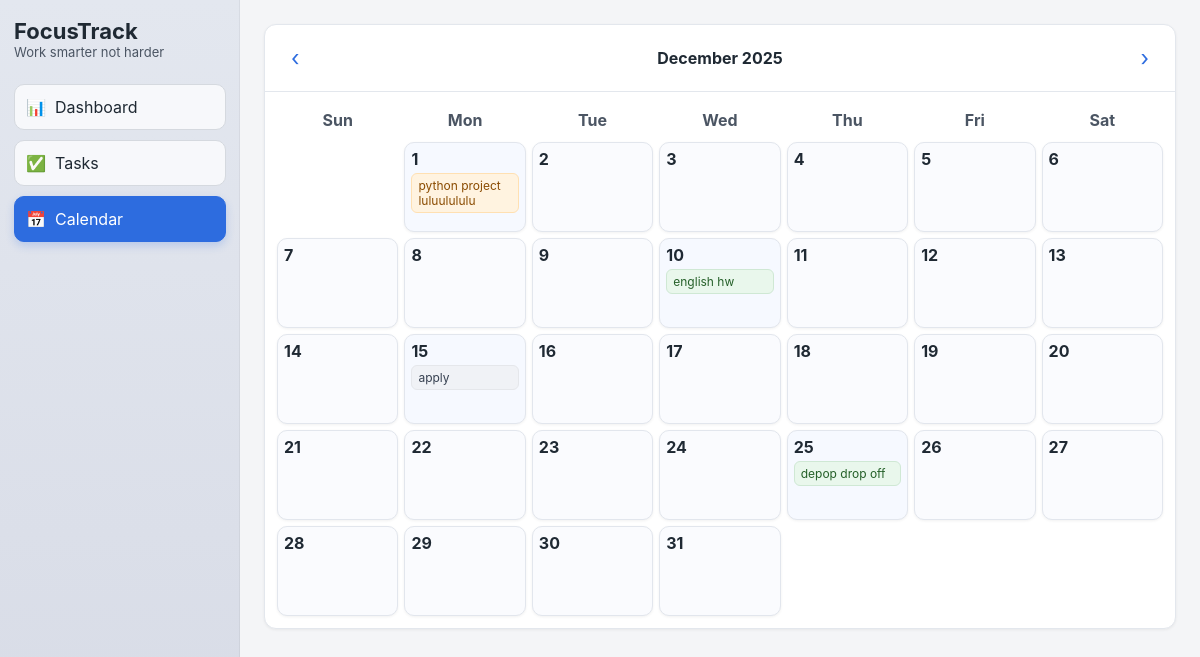
/calendar?year=2025&month=12, run on the app's committed database.
### models.py (models this page shows, shortened)
class BaseModel(Base):
    __abstract__ = True
    id = Column(Integer, primary_key=True)

class Task(BaseModel):
    __tablename__ = "tasks"
    title = Column(String, nullable=False)
    description = Column(String)
    due_date = Column(String)
    priority = Column(String)
    status = Column(String)
    created_at = Column(String)
    category_id = Column(Integer, ForeignKey("categories.id"))
    category = relationship("Category", back_populates="tasks")
    reminders = relationship(
        "Reminder",
        back_populates="task",
        cascade="all, delete-orphan",
    )

### main.py (the view)
@app.route("/calendar", endpoint="calendar")
def calendar_view():
    today = date.today()
    year = request.args.get("year", type=int) or today.year
    month = request.args.get("month", type=int) or today.month
    cal = calendar.Calendar(firstweekday=6)
    weeks = cal.monthdayscalendar(year, month)
    tasks_by_date = {}
    for task in task_manager.list_tasks():
        if task.due_date:
            try:
                d = datetime.strptime(task.due_date, "%Y-%m-%d").date()
                tasks_by_date.setdefault(d, []).append(task)
            except Exception:
                pass
    if month == 1:
        prev_year, prev_month = year - 1, 12
    else:
        prev_year, prev_month = year, month - 1
    if month == 12:
        next_year, next_month = year + 1, 1
    else:
        next_year, next_month = year, month + 1
    return render_template(
        "calendar.html",
        active_page="calendar",
        year=year,
        month=month,
        month_name=calendar.month_name[month],
        weeks=weeks,
        tasks_by_date=tasks_by_date,
        today=today,
        prev_year=prev_year,
        prev_month=prev_month,
        next_year=next_year,
        next_month=next_month,
        date=date,
    )

### managers.py (called while the page is built)
    def list_tasks(self, status=None):
        stmt = select(Task)
        if status and status in self.VALID_STATUS:
            stmt = stmt.where(Task.status == status)
        stmt = stmt.order_by(Task.due_date)
        tasks = self.session.execute(stmt).scalars().all()
        for task in tasks:
            _ = task.category.name if task.category else None
        return tasks

### templates/calendar.html
{% extends "base.html" %}
{% block content %}
<div class="page">
  <div class="card calendar-card">
    <div class="calendar-header">
      <a class="cal-nav" href="{{ url_for('calendar', year=prev_year, month=prev_month) }}">‹</a>
      <div class="cal-title">{{ month_name }} {{ year }}</div>
      <a class="cal-nav" href="{{ url_for('calendar', year=next_year, month=next_month) }}">›</a>
    </div>
    <div class="calendar-grid">
      <div class="calendar-day-name">Sun</div>
      <div class="calendar-day-name">Mon</div>
      <div class="calendar-day-name">Tue</div>
      <div class="calendar-day-name">Wed</div>
      <div class="calendar-day-name">Thu</div>
      <div class="calendar-day-name">Fri</div>
      <div class="calendar-day-name">Sat</div>
      {% for week in weeks %}
        {% for day in week %}
          {% if day == 0 %}
            <div class="calendar-cell empty"></div>
          {% else %}
            {% set cell_date = date(year, month, day) %}
            {% set day_tasks = tasks_by_date.get(cell_date, []) %}
            <div class="calendar-cell {% if cell_date == today %}today{% endif %} {% if day_tasks %}has-tasks{% endif %}">
              <div class="calendar-date-number">{{ day }}</div>
              {% for task in day_tasks %}
                <div class="calendar-task
                  {% if task.status == 'Done' %}task-done{% elif task.status == 'In Progress' %}task-inprogress{% else %}task-pending{% endif %}">
                  {{ task.title }}
                </div>
              {% endfor %}
            </div>
          {% endif %}
        {% endfor %}
      {% endfor %}
    </div>
  </div>
</div>
{% endblock %}

### static/style.css (style rules this page uses)
:root { --primary: #2d6cdf; --border: #e3e7ed; --bg-light: #fafbfe; --text-dark: #1f2933; --text-muted: #4b5563; --radius: 8px; --shadow-sm: 0 1px 3px rgba(0,0,0,0.06); }
body { margin: 0; font-family: "Inter", "Segoe UI", system-ui, sans-serif; background: #f4f5f7; color: var(--text-dark); }
.page { display: flex; flex-direction: column; gap: 18px; }
.card { background: #fff; border: 1px solid var(--border); border-radius: 12px; padding: 16px; box-shadow: var(--shadow-sm); }
.calendar-card { padding: 0; }
.calendar-card .calendar-header { display: flex; align-items: center; justify-content: space-between; padding: 14px 16px; border-bottom: 1px solid var(--border); }
.cal-nav { text-decoration: none; font-size: 22px; color: var(--primary); padding: 6px 10px; border-radius: var(--radius); }
.cal-title { font-weight: 700; font-size: 16px; }
.calendar-grid { display: grid; grid-template-columns: repeat(7, 1fr); gap: 6px; padding: 12px; }
.calendar-day-name { text-align: center; font-weight: 700; color: var(--text-muted); padding: 6px 0; }
.calendar-cell { min-height: 90px; border: 1px solid #e2e6ed; border-radius: 10px; background: var(--bg-light); padding: 6px; box-sizing: border-box; display: flex; flex-direction: column; gap: 4px; box-shadow: var(--shadow-sm); }
.calendar-cell.has-tasks { background: #f6f9ff; }
.calendar-cell.empty { background: transparent; border: none; box-shadow: none; }
.calendar-date-number { font-weight: 700; color: var(--text-dark); }
.calendar-task { font-size: 12px; padding: 4px 6px; border-radius: 6px; border: 1px solid #e2e6ed; background: #fff; }
.calendar-task.task-done { background: #e9f7ec; color: #256029; border-color: #cfe8d4; }
.calendar-task.task-inprogress { background: #fff3e0; color: #8a4b00; border-color: #ffe0b2; }
.calendar-task.task-pending { background: #f0f2f6; color: #374151; border-color: #e5e7eb; }

### data on the page
Task: title "python project luluulululu"
Task: title "english hw"
Task: title "apply"
Task: title "depop drop off"

### other printed values
{{ month_name }} "December"
{{ year }} "2025"
{{ day }} "1" "2" "3" "4" "5" "6" "7" "8" "9" "10" "11" "12" "13" "14" "15" "16" "17" "18" "19" "20" "21" "22" "23" "24" "25" "26" "27" "28" "29" "30" "31"
